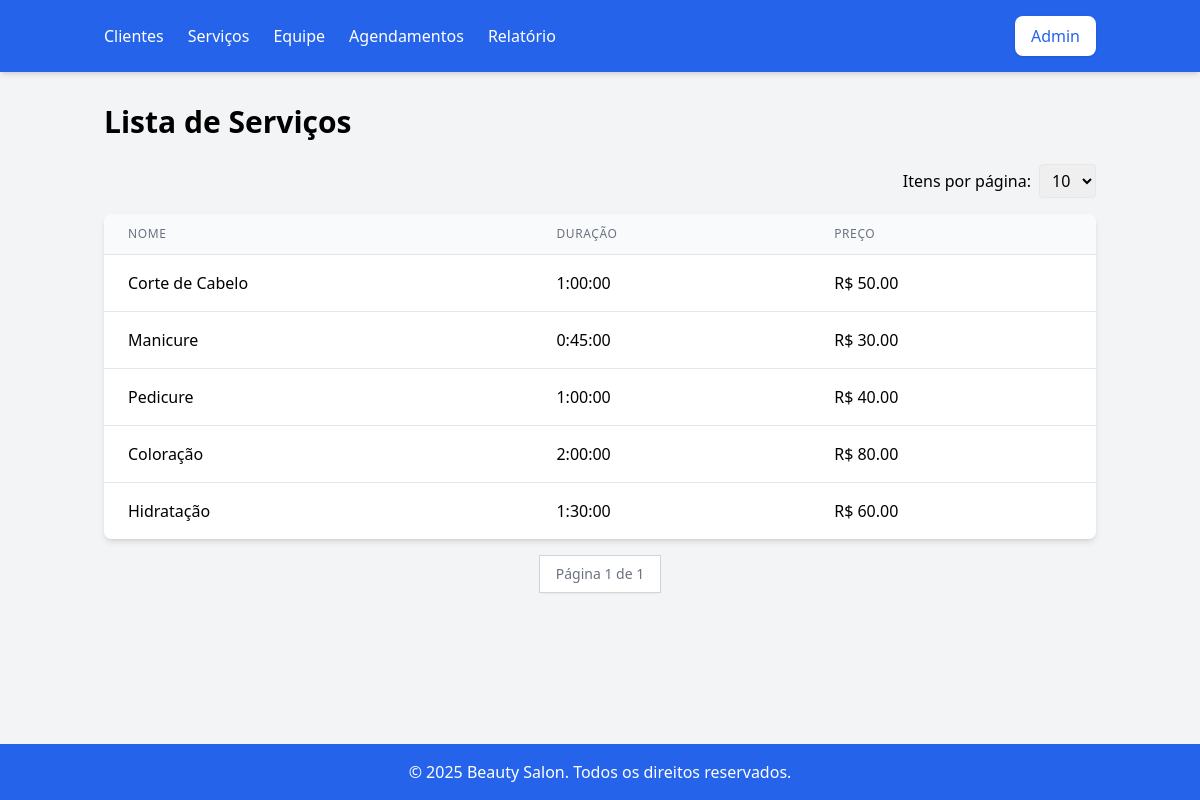
Page /salon/services/ on the committed database.
### salon/models.py (models this page shows, shortened)
class Service(models.Model):
    name = models.CharField(max_length=100)
    duration = models.DurationField()  # e.g., '01:00:00' for 1 hour
    price = models.DecimalField(max_digits=10, decimal_places=2)

### salon/views.py (the view)
# urls.py: path('services/', views.service_list, name='service_list'),
def service_list(request):
    services = Service.objects.all()
    page_obj, page_size = paginate_queryset(request, services)
    return render(request, 'service_list.html', {'page_obj': page_obj, 'page_size': page_size})

### salon/views.py (called while the page is built)
def paginate_queryset(request, queryset, default_page_size=10):
    page_size = request.GET.get('page_size', default_page_size)
    try:
        page_size = int(page_size)
    except ValueError:
        page_size = default_page_size
    if page_size not in [10, 20, 50]:
        page_size = default_page_size
    paginator = Paginator(queryset, page_size)
    page_number = request.GET.get('page')
    page_obj = paginator.get_page(page_number)
    return page_obj, page_size

### salon/templates/service_list.html (shortened to what this page needs)
{% extends 'base.html' %}
{% block content %}
<h1 class="text-3xl font-bold mb-6 text-center md:text-left">Lista de Serviços</h1>
<div class="flex justify-end mb-4">
    <form method="get" class="flex items-center">
        <label for="page_size" class="mr-2">Itens por página:</label>
        <select name="page_size" id="page_size" class="px-2 py-1 border rounded" onchange="this.form.submit()">
            <option value="10" {% if page_size == 10 %}selected{% endif %}>10</option>
        </select>
    </form>
</div>
<div class="bg-white shadow-md rounded-lg overflow-hidden">
    <table class="min-w-full divide-y divide-gray-200">
        <thead class="bg-gray-50">
            <tr>
                <th class="px-6 py-3 text-left text-xs font-medium text-gray-500 uppercase tracking-wider">Nome</th>
                <th class="px-6 py-3 text-left text-xs font-medium text-gray-500 uppercase tracking-wider">Duração</th>
                <th class="px-6 py-3 text-left text-xs font-medium text-gray-500 uppercase tracking-wider">Preço</th>
            </tr>
        </thead>
        <tbody class="bg-white divide-y divide-gray-200">
            {% for service in page_obj %}
                <tr>
                    <td class="px-6 py-4 whitespace-nowrap">{{ service.name }}</td>
                    <td class="px-6 py-4 whitespace-nowrap">{{ service.duration }}</td>
                    <td class="px-6 py-4 whitespace-nowrap">R$ {{ service.price }}</td>
                </tr>
            {% empty %}
                <tr>
                    <td colspan="3" class="px-6 py-4 text-center text-gray-500">Nenhum serviço encontrado.</td>
                </tr>
            {% endfor %}
        </tbody>
    </table>
</div>
<div class="mt-4 flex justify-center">
    <div class="inline-flex rounded-md shadow-sm">
        <span class="px-4 py-2 bg-white border border-gray-300 text-sm font-medium text-gray-500">Página {{ page_obj.number }} de {{ page_obj.paginator.num_pages }}</span>
    </div>
</div>
{% endblock %}

### rows in the picture
Service: name "Corte de Cabelo", duration "1:00:00", price "50.00"
Service: name "Manicure", duration "0:45:00", price "30.00"
Service: name "Pedicure", duration "1:00:00", price "40.00"
Service: name "Coloração", duration "2:00:00", price "80.00"
Service: name "Hidratação", duration "1:30:00", price "60.00"

### other values in the picture
{{ page_obj.number }} "1"
{{ page_obj.paginator.num_pages }} "1"
